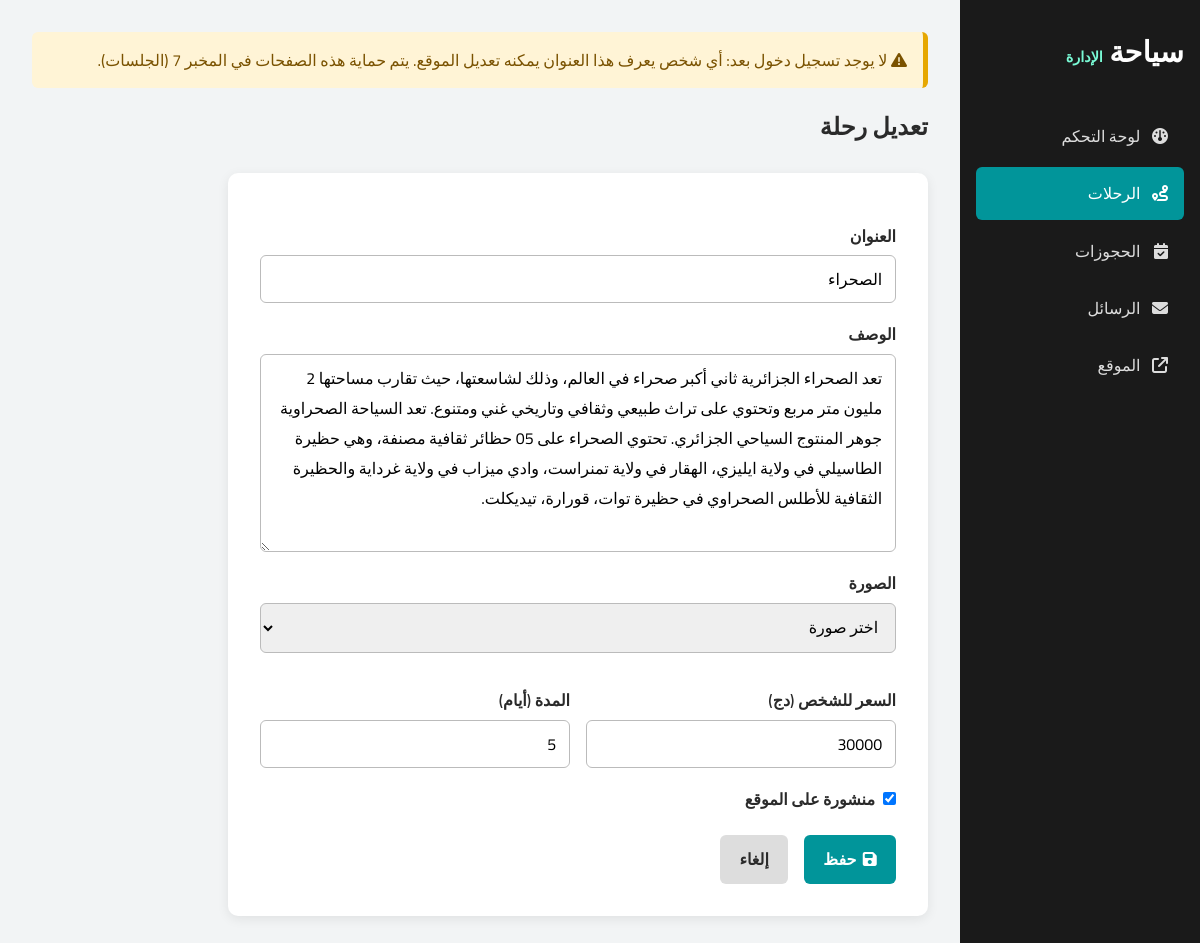
Page /admin/trip_form.php?id=3 on the committed database.
### tables this page shows
CREATE TABLE trips (
  id INT UNSIGNED AUTO_INCREMENT PRIMARY KEY,
  title VARCHAR(100) NOT NULL,
  description TEXT NOT NULL,
  image VARCHAR(255) NOT NULL,
  price INT UNSIGNED NOT NULL,             
  duration_days TINYINT UNSIGNED NOT NULL DEFAULT 1,
  is_published TINYINT(1) NOT NULL DEFAULT 1,
  created_at TIMESTAMP NOT NULL DEFAULT CURRENT_TIMESTAMP
);

### includes/db.php (called while the page is built, shortened)
<?php
function db(): PDO
{
    static $pdo = null;
    if ($pdo === null) {
        $dsn = 'mysql:host=' . DB_HOST . ';port=' . DB_PORT . ';dbname=' . DB_NAME . ';charset=utf8mb4';
        try {
            $pdo = new PDO($dsn, DB_USER, DB_PASS, [
                PDO::ATTR_ERRMODE => PDO::ERRMODE_EXCEPTION,
                PDO::ATTR_DEFAULT_FETCH_MODE => PDO::FETCH_ASSOC,
                PDO::ATTR_EMULATE_PREPARES => false,
            ]);
        } catch (PDOException $e) {
            error_log('Database connection failed: ' . $e->getMessage());
            http_response_code(500);
            exit('<p style="font-family: sans-serif; padding: 2rem">The database is not available. '
                . 'Is MySQL started in XAMPP, and was database/syaha.sql imported?</p>');
        }
    }
    return $pdo;
}

### includes/queries.php (called while the page is built, shortened)
<?php
require_once __DIR__ . '/db.php';
function get_trip(int $id): ?array
{
    $statement = db()->prepare('SELECT * FROM trips WHERE id = ?');
    $statement->execute([$id]);
    return $statement->fetch() ?: null;
}

### includes/functions.php (called while the page is built, shortened)
<?php
function e(?string $value): string
{
    return htmlspecialchars($value ?? '', ENT_QUOTES, 'UTF-8');
}

### admin/trip_form.php (the view, shortened to what this page needs)
<?php
require __DIR__ . '/../includes/functions.php';
require __DIR__ . '/../includes/queries.php';
$id = filter_input(INPUT_GET, 'id', FILTER_VALIDATE_INT) ?: null;
$trip = ['title' => '', 'description' => '', 'image' => '', 'price' => '', 'duration_days' => 1, 'is_published' => 1];
if ($id !== null) {
    $trip = get_trip($id);
}
require __DIR__ . '/header.php';
?>
        <form method="post" class="Admin_Form">
            <label for="Title">العنوان</label>
            <input type="text" id="Title" name="title" value="<?= e($trip['title']) ?>" maxlength="100" required />
            <label for="Description">الوصف</label>
            <textarea id="Description" name="description" rows="6" required><?= e($trip['description']) ?></textarea>
            <label for="Image">الصورة</label>
            <select id="Image" name="image" required>
                <option value="">اختر صورة</option>
            </select>
            <div class="Row">
                <div>
                    <label for="Price">السعر للشخص (دج)</label>
                    <input type="number" id="Price" name="price" value="<?= e((string) $trip['price']) ?>" min="0" step="500" required />
                </div>
                <div>
                    <label for="Duration">المدة (أيام)</label>
                    <input type="number" id="Duration" name="duration_days" value="<?= e((string) $trip['duration_days']) ?>" min="1" max="30" required />
                </div>
            </div>
            <label class="Checkbox">
                <input type="checkbox" name="is_published" <?= $trip['is_published'] ? 'checked' : '' ?> />
                منشورة على الموقع
            </label>
            <div class="Row">
                <button type="submit" class="Button"><i class="fa-solid fa-floppy-disk"></i> حفظ</button>
                <a href="trips.php" class="Button Secondary">إلغاء</a>
            </div>
        </form>
<?php require __DIR__ . '/footer.php'; ?>

### admin/admin.css (style rules this page uses)
* { margin: 0; padding: 0; box-sizing: border-box; font-family: "Cairo", sans-serif; }
body { display: flex; min-height: 100vh; color: #2a2a2a; background-color: #f2f4f5; }
.Button { display: inline-flex; align-items: center; gap: 0.4rem; padding: 0.6rem 1.2rem; border: none; border-radius: 6px; font-family: inherit; font-size: 1rem; font-weight: 700; color: white; text-decoration: none; background-color: #01959a; cursor: pointer; }
.Button.Secondary { color: #2a2a2a; background-color: #ddd; }
.Admin_Form { display: flex; flex-direction: column; max-width: 700px; padding: 2rem; border-radius: 10px; background-color: white; box-shadow: 0 3px 12px rgba(0, 0, 0, 0.08); }
.Admin_Form label { margin: 1rem 0 0.3rem; font-weight: 600; }
.Admin_Form input, .Admin_Form select, .Admin_Form textarea, .Inline_Form select { padding: 0.5rem 0.8rem; border: 1px solid #bbb; border-radius: 6px; font-family: inherit; font-size: 1rem; }
.Admin_Form .Row { display: flex; gap: 1rem; margin-top: 1rem; }
.Admin_Form .Row > div { display: flex; flex: 1; flex-direction: column; }
.Admin_Form .Checkbox { display: flex; gap: 0.5rem; align-items: center; }

### rows in the picture
trips: title "الصحراء", description "تعد الصحراء الجزائرية ثاني أكبر صحراء في العالم، وذلك لشاسعتها، حيث تقارب مساحتها 2 مليون متر مربع وتحتوي على تراث طبيعي وثقافي وتاريخي غني ومتنوع. تعد السياحة الصحراوية جوهر المنتوج السياحي الجزائري. تحتوي الصحراء على 05 حظائر ثقافية مصنفة، وهي حظيرة الطاسيلي في ولاية ايليزي، الهقار في ولاية تمنراست، وادي ميزاب في ولاية غرداية والحظيرة الثقافية للأطلس الصحراوي في حظيرة توات، قورارة، تيديكلت.", price "30000", duration_days "5", is_published "☑"

### other values in the picture
$label "لوحة التحكم"
$label "الرحلات"
$label "الحجوزات"
$label "الرسائل"
$page_title "تعديل رحلة"
